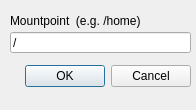
<?xml version="1.0" encoding="UTF-8"?>
<ui version="4.0">
 <class>Dialog</class>
 <widget class="QDialog" name="Dialog">
  <property name="geometry">
   <rect>
    <x>0</x>
    <y>0</y>
    <width>196</width>
    <height>110</height>
   </rect>
  </property>
  <property name="windowTitle">
   <string>Amarixxx</string>
  </property>
  <widget class="QDialogButtonBox" name="buttonBox">
   <property name="geometry">
    <rect>
     <x>-150</x>
     <y>61</y>
     <width>341</width>
     <height>31</height>
    </rect>
   </property>
   <property name="orientation">
    <enum>Qt::Horizontal</enum>
   </property>
   <property name="standardButtons">
    <set>QDialogButtonBox::Cancel|QDialogButtonBox::Ok</set>
   </property>
  </widget>
  <widget class="QLabel" name="label">
   <property name="geometry">
    <rect>
     <x>10</x>
     <y>10</y>
     <width>321</width>
     <height>21</height>
    </rect>
   </property>
   <property name="text">
    <string>Mountpoint  (e.g. /home)</string>
   </property>
  </widget>
  <widget class="QLineEdit" name="lineEdit">
   <property name="geometry">
    <rect>
     <x>10</x>
     <y>32</y>
     <width>181</width>
     <height>21</height>
    </rect>
   </property>
   <property name="text">
    <string>/</string>
   </property>
  </widget>
 </widget>
 <resources/>
 <connections>
  <connection>
   <sender>buttonBox</sender>
   <signal>accepted()</signal>
   <receiver>Dialog</receiver>
   <slot>accept()</slot>
   <hints>
    <hint type="sourcelabel">
     <x>248</x>
     <y>254</y>
    </hint>
    <hint type="destinationlabel">
     <x>157</x>
     <y>274</y>
    </hint>
   </hints>
  </connection>
  <connection>
   <sender>buttonBox</sender>
   <signal>rejected()</signal>
   <receiver>Dialog</receiver>
   <slot>reject()</slot>
   <hints>
    <hint type="sourcelabel">
     <x>316</x>
     <y>260</y>
    </hint>
    <hint type="destinationlabel">
     <x>286</x>
     <y>274</y>
    </hint>
   </hints>
  </connection>
 </connections>
</ui>
